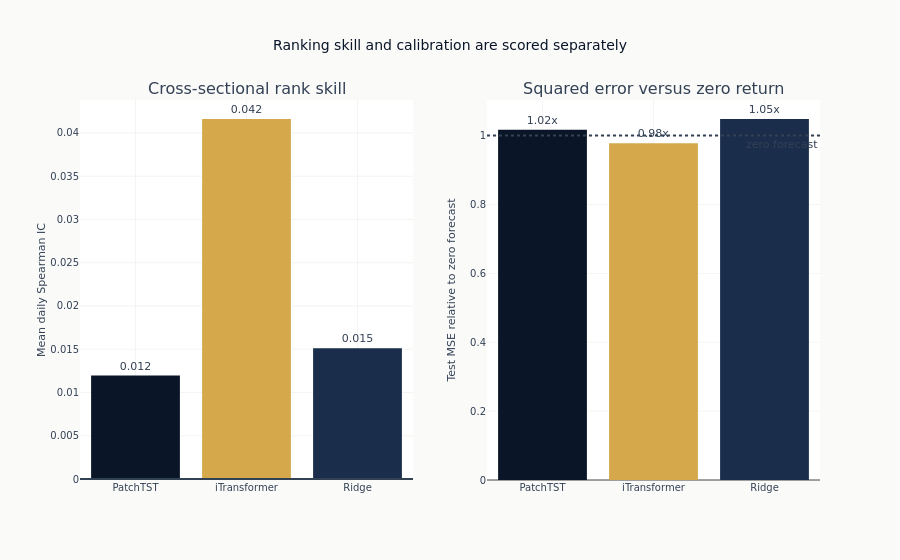

Source (notebook cell):
### Markdown cell above
**Interpretation**: Cross-sectional IC asks whether a model ranks ETFs well
within each decision date; MSE asks whether its return levels are calibrated.
The two panels can therefore disagree. Treat this purged single split as an
architectural demonstration, not an architecture ranking. The authoritative
comparison is the walk-forward evaluation in Section 13.9.

### Code cell
fig = make_subplots(
    rows=1,
    cols=2,
    subplot_titles=("Cross-sectional rank skill", "Squared error versus zero return"),
)
bar_palette = {
    "PatchTST": COLORS["blue"],
    "iTransformer": COLORS["amber"],
    "Ridge": COLORS["slate"],
}
for name, r in results.items():
    fig.add_trace(
        go.Bar(
            x=[name],
            y=[r["ic"]],
            name=name,
            marker_color=bar_palette.get(name, COLORS["blue"]),
            text=[f"{r['ic']:.3f}"],
            textposition="outside",
            showlegend=False,
        ),
        row=1,
        col=1,
    )
    fig.add_trace(
        go.Bar(
            x=[name],
            y=[r["mse_ratio"]],
            marker_color=bar_palette.get(name, COLORS["blue"]),
            text=[f"{r['mse_ratio']:.2f}x"],
            textposition="outside",
            showlegend=False,
        ),
        row=1,
        col=2,
    )

fig.update_layout(
    title="Ranking skill and calibration are scored separately",
)
fig.update_yaxes(title_text="Mean daily Spearman IC", row=1, col=1)
fig.update_yaxes(title_text="Test MSE relative to zero forecast", row=1, col=2)
fig.add_hline(y=0, line_color=COLORS["neutral"], row=1, col=1)
fig.add_hline(
    y=1,
    line_dash="dot",
    line_color=COLORS["neutral"],
    annotation_text="zero forecast",
    annotation_position="bottom right",
    row=1,
    col=2,
)
show_plotly_with_alt(
    fig,
    "Two bar charts over PatchTST, iTransformer and the ridge baseline. The left gives "
    "each one's mean daily cross-sectional rank correlation with a line at zero; the "
    "right gives its test mean squared error as a multiple of the zero forecast's, "
    "with a dotted line at one.",
)

### Figure 1 — Plotly figure (JSON) as saved in the notebook; plotly's stock layout.template omitted (floating-point values rounded to 4 significant figures)
{"data": [{"marker": {"color": "#0a1628"}, "name": "PatchTST", "showlegend": false, "text": ["0.012"], "textposition": "outside", "type": "bar", "x": ["PatchTST"], "xaxis": "x", "y": [0.01195], "yaxis": "y"}, {"marker": {"color": "#0a1628"}, "showlegend": false, "text": ["1.02x"], "textposition": "outside", "type": "bar", "x": ["PatchTST"], "xaxis": "x2", "y": [1.017], "yaxis": "y2"}, {"marker": {"color": "#D4A84B"}, "name": "iTransformer", "showlegend": false, "text": ["0.042"], "textposition": "outside", "type": "bar", "x": ["iTransformer"], "xaxis": "x", "y": [0.04161], "yaxis": "y"}, {"marker": {"color": "#D4A84B"}, "showlegend": false, "text": ["0.98x"], "textposition": "outside", "type": "bar", "x": ["iTransformer"], "xaxis": "x2", "y": [0.9778], "yaxis": "y2"}, {"marker": {"color": "#1a2d4a"}, "name": "Ridge", "showlegend": false, "text": ["0.015"], "textposition": "outside", "type": "bar", "x": ["Ridge"], "xaxis": "x", "y": [0.01513], "yaxis": "y"}, {"marker": {"color": "#1a2d4a"}, "showlegend": false, "text": ["1.05x"], "textposition": "outside", "type": "bar", "x": ["Ridge"], "xaxis": "x2", "y": [1.048], "yaxis": "y2"}], "layout": {"annotations": [{"font": {"size": 16}, "showarrow": false, "text": "Cross-sectional rank skill", "x": 0.225, "xanchor": "center", "xref": "paper", "y": 1.0, "yanchor": "bottom", "yref": "paper"}, {"font": {"size": 16}, "showarrow": false, "text": "Squared error versus zero return", "x": 0.775, "xanchor": "center", "xref": "paper", "y": 1.0, "yanchor": "bottom", "yref": "paper"}, {"showarrow": false, "text": "zero forecast", "x": 1, "xanchor": "right", "xref": "x2 domain", "y": 1, "yanchor": "top", "yref": "y2"}], "shapes": [{"line": {"color": "#334155"}, "type": "line", "x0": 0, "x1": 1, "xref": "x domain", "y0": 0, "y1": 0, "yref": "y"}, {"line": {"color": "#334155", "dash": "dot"}, "type": "line", "x0": 0, "x1": 1, "xref": "x2 domain", "y0": 1, "y1": 1, "yref": "y2"}], "title": {"text": "Ranking skill and calibration are scored separately"}, "xaxis": {"anchor": "y", "domain": [0.0, 0.45]}, "xaxis2": {"anchor": "y2", "domain": [0.55, 1.0]}, "yaxis": {"anchor": "x", "domain": [0.0, 1.0], "title": {"text": "Mean daily Spearman IC"}}, "yaxis2": {"anchor": "x2", "domain": [0.0, 1.0], "title": {"text": "Test MSE relative to zero forecast"}}}}
